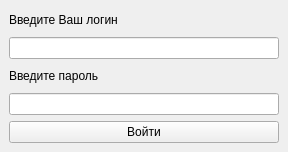
<?xml version="1.0" encoding="UTF-8"?>
<ui version="4.0">
 <class>MainWindow</class>
 <widget class="QMainWindow" name="MainWindow">
  <property name="geometry">
   <rect>
    <x>0</x>
    <y>0</y>
    <width>288</width>
    <height>152</height>
   </rect>
  </property>
  <property name="windowTitle">
   <string>MainWindow</string>
  </property>
  <widget class="QWidget" name="centralwidget">
   <layout class="QVBoxLayout" name="verticalLayout">
    <item>
     <widget class="QLabel" name="label">
      <property name="text">
       <string>Введите Ваш логин</string>
      </property>
     </widget>
    </item>
    <item>
     <widget class="QLineEdit" name="lineEdit"/>
    </item>
    <item>
     <widget class="QLabel" name="label_2">
      <property name="text">
       <string>Введите пароль</string>
      </property>
     </widget>
    </item>
    <item>
     <widget class="QLineEdit" name="lineEdit_2">
      <property name="echoMode">
       <enum>QLineEdit::Password</enum>
      </property>
     </widget>
    </item>
    <item>
     <widget class="QPushButton" name="pushButton">
      <property name="text">
       <string>Войти</string>
      </property>
     </widget>
    </item>
   </layout>
  </widget>
 </widget>
 <resources/>
 <connections/>
</ui>
